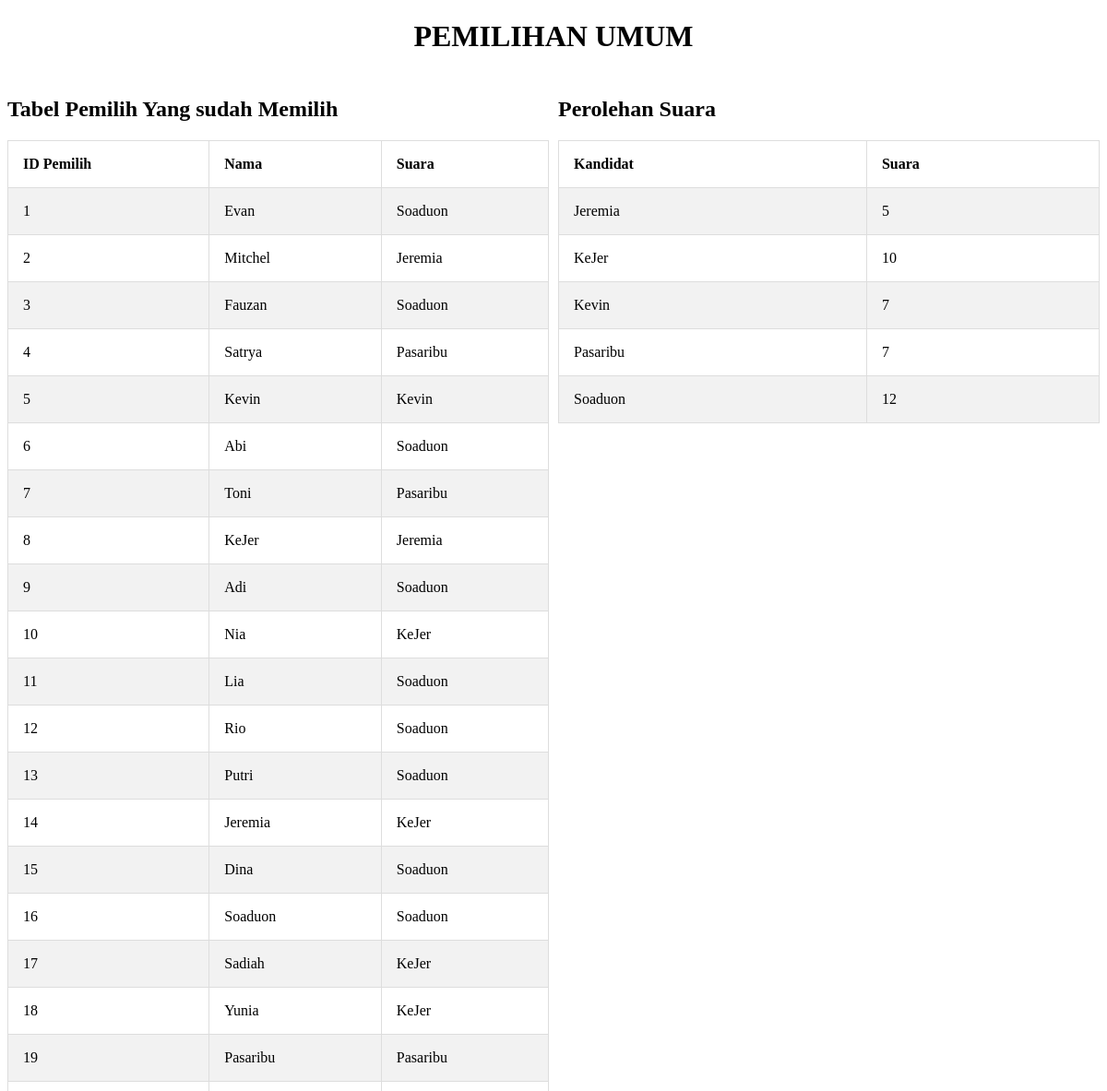
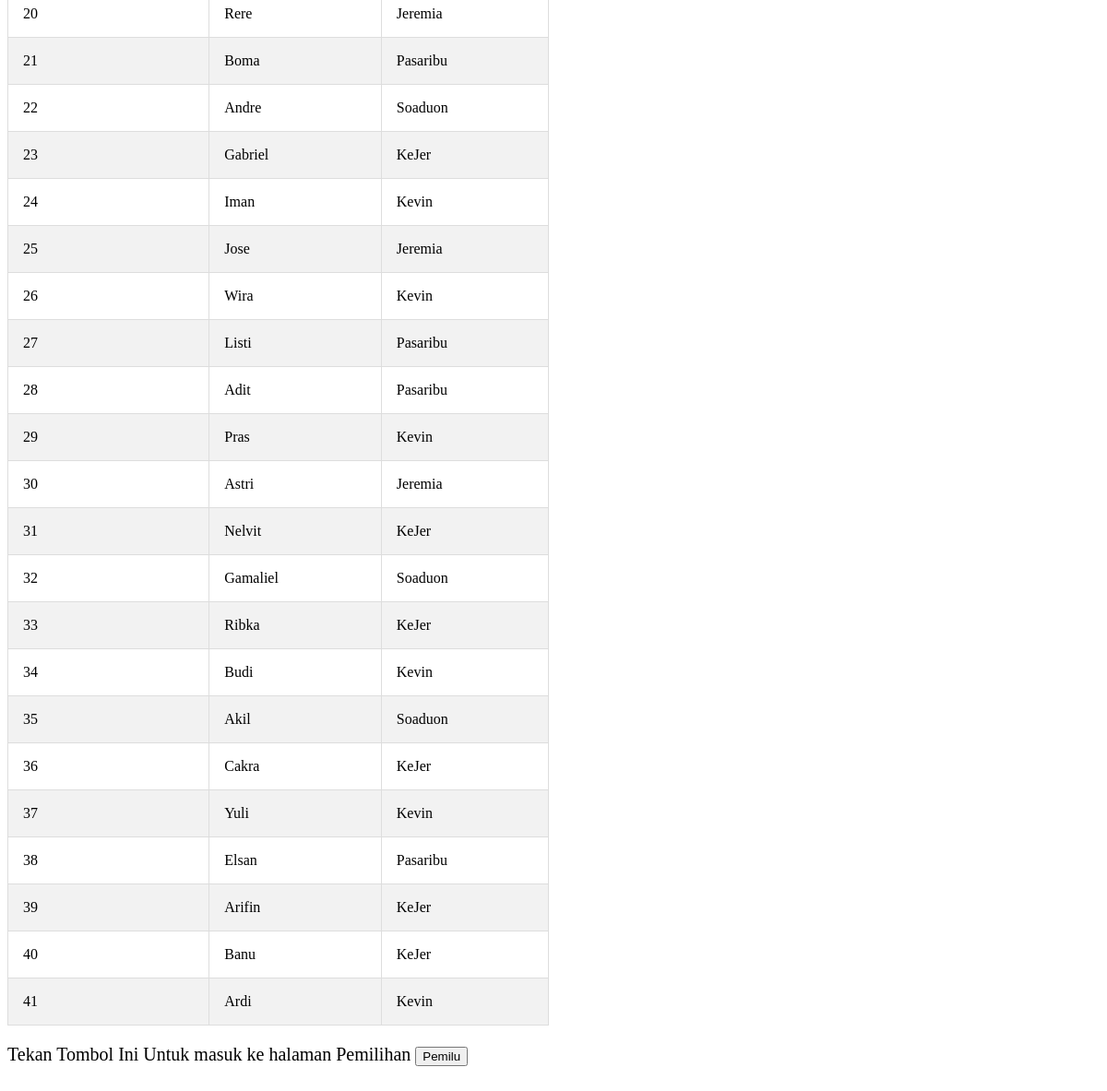
/Pemweb4no2/index.php, run on the app's committed database (2 pictures, top to bottom).
### tables this page shows
CREATE TABLE `pemilih` (
  `id_pemilih` bigint(50) NOT NULL,
  `Nama` varchar(50) NOT NULL,
  `Suara` varchar(50) NOT NULL
);

### Pemweb4no2/function.php (called while the page is built, shortened)
<?php
$servername = "localhost";
$database = "pemilu1";
$username = "root";
$password = "";
$conn = mysqli_connect($servername, $username, $password, $database);
function show($query){
    global $conn;
    $result = mysqli_query($conn, $query);
    $rows = [];
    while( $row = mysqli_fetch_assoc($result) ){
        $rows[] = $row;
    }return $rows;
}
?>

### Pemweb4no2/index.php (the view, shortened to what this page needs)
<?php
require("function.php");
$pemilu     = show("SELECT * FROM pemilih");
$hasil =show("SELECT Suara,COUNT(*) AS hasil FROM `pemilih` GROUP BY Suara");
?>
<!DOCTYPE html>
<html lang="en">
<head>
    <link rel="stylesheet" href="style.css">
</head>
<body>
<h1>Pemilihan Umum</h1>
    <div class = "row">
        <div class = "column">
          <h2>Tabel Pemilih Yang sudah Memilih</h2>
            <table border="1">
                <tr>
                    <th>ID Pemilih</th>
                    <th>Nama</th>
                    <th>Suara</th>
                </tr>
                <?php
                foreach ($pemilu  as $p) {
                ?>
                 <tr>
                    <td><?php echo $p["id_pemilih"]; ?></td>
                    <td><?php echo $p["Nama"]; ?></td>
                    <td><?php echo $p["Suara"]; ?></td>
                 </tr>
                    <?php } ?>
            </table>
            <form action="insert_pemilu.php">
            <p>Tekan Tombol Ini Untuk masuk ke halaman Pemilihan <button>Pemilu</button> </p>
            </form>
        </div>
        <div class = "column">
         <h2>Perolehan Suara</h2>
         <table border="1">
                <tr>
                    <th>Kandidat</th>
                    <th>Suara</th>
                </tr>
                <?php
                foreach ($hasil  as $h) {
                ?>
                 <tr>
                    <td><?php echo $h["Suara"]; ?></td>
                    <td><?php echo $h["hasil"]; ?></td>
                 </tr>
                    <?php } ?>
            </table>
        </div>
     </div>
</body>
</html>

### Pemweb4no2/style.css (style rules this page uses)
* { box-sizing: border-box; }
p { font-size:20px; }
h1 { text-align: center; text-transform: uppercase; }
.row { display: flex; margin-left:-5px; margin-right:-5px; }
.column { flex: 50%; padding: 5px; }
table { border-collapse: collapse; border-spacing: 0; width: 100%; border: 1px solid #ddd; }
th, td { text-align: left; padding: 16px; }
tr:nth-child(even) { background-color: #f2f2f2; }

### data on the page
pemilih: id_pemilih "1", Nama "Evan", Suara "Soaduon"
pemilih: id_pemilih "2", Nama "Mitchel", Suara "Jeremia"
pemilih: id_pemilih "3", Nama "Fauzan", Suara "Soaduon"
pemilih: id_pemilih "4", Nama "Satrya", Suara "Pasaribu"
pemilih: id_pemilih "5", Nama "Kevin", Suara "Kevin"
pemilih: id_pemilih "6", Nama "Abi", Suara "Soaduon"
pemilih: id_pemilih "7", Nama "Toni", Suara "Pasaribu"
pemilih: id_pemilih "8", Nama "KeJer", Suara "Jeremia"
pemilih: id_pemilih "9", Nama "Adi", Suara "Soaduon"
pemilih: id_pemilih "10", Nama "Nia", Suara "KeJer"
pemilih: id_pemilih "11", Nama "Lia", Suara "Soaduon"
pemilih: id_pemilih "12", Nama "Rio", Suara "Soaduon"
pemilih: id_pemilih "13", Nama "Putri", Suara "Soaduon"
pemilih: id_pemilih "14", Nama "Jeremia", Suara "KeJer"
pemilih: id_pemilih "15", Nama "Dina", Suara "Soaduon"
pemilih: id_pemilih "16", Nama "Soaduon", Suara "Soaduon"
pemilih: id_pemilih "17", Nama "Sadiah", Suara "KeJer"
pemilih: id_pemilih "18", Nama "Yunia", Suara "KeJer"
pemilih: id_pemilih "19", Nama "Pasaribu", Suara "Pasaribu"
pemilih: id_pemilih "20", Nama "Rere", Suara "Jeremia"
pemilih: id_pemilih "21", Nama "Boma", Suara "Pasaribu"
pemilih: id_pemilih "22", Nama "Andre", Suara "Soaduon"
pemilih: id_pemilih "23", Nama "Gabriel", Suara "KeJer"
pemilih: id_pemilih "24", Nama "Iman", Suara "Kevin"
pemilih: id_pemilih "25", Nama "Jose", Suara "Jeremia"
pemilih: id_pemilih "26", Nama "Wira", Suara "Kevin"
pemilih: id_pemilih "27", Nama "Listi", Suara "Pasaribu"
pemilih: id_pemilih "28", Nama "Adit", Suara "Pasaribu"
pemilih: id_pemilih "29", Nama "Pras", Suara "Kevin"
pemilih: id_pemilih "30", Nama "Astri", Suara "Jeremia"
pemilih: id_pemilih "31", Nama "Nelvit", Suara "KeJer"
pemilih: id_pemilih "32", Nama "Gamaliel", Suara "Soaduon"
pemilih: id_pemilih "33", Nama "Ribka", Suara "KeJer"
pemilih: id_pemilih "34", Nama "Budi", Suara "Kevin"
pemilih: id_pemilih "35", Nama "Akil", Suara "Soaduon"
pemilih: id_pemilih "36", Nama "Cakra", Suara "KeJer"
pemilih: id_pemilih "37", Nama "Yuli", Suara "Kevin"
pemilih: id_pemilih "38", Nama "Elsan", Suara "Pasaribu"
pemilih: id_pemilih "39", Nama "Arifin", Suara "KeJer"
pemilih: id_pemilih "40", Nama "Banu", Suara "KeJer"
pemilih: id_pemilih "41", Nama "Ardi", Suara "Kevin"

### other printed values
$h["Suara"] "Jeremia"
$h["hasil"] "5"
$h["Suara"] "KeJer"
$h["hasil"] "10"
$h["Suara"] "Kevin"
$h["hasil"] "7"
$h["Suara"] "Pasaribu"
$h["Suara"] "Soaduon"
$h["hasil"] "12"
